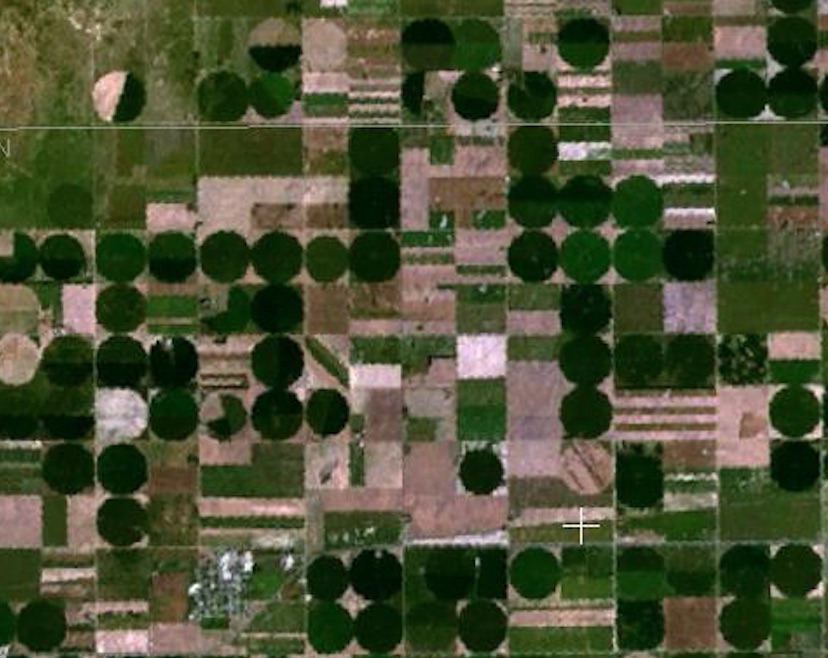
#> input picture Convolutional_Filters_Edge_Detection/round_farms.jpg, 828 x 658 px
$ jupyter execute --allow-errors 3_Hough.ipynb
#> lines starting #> are read from the running program, lines starting #| are printed output that depends on the picture; after the words box and inside, x2 and y2 are one past the last pixel; in counts of white or black regions, pixels touching at a corner belong together
# Libraries

[cell 1]
import numpy as np
import cv2
import matplotlib.pyplot as plt
import matplotlib.image as mpimg

# Read image

#> (a cell that did not finish here is left out)

# Canny edge detection

[cell 3]
low_thresh= 200
#> low_thresh = 200
high_thresh= 220
#> (the rest of this cell did not finish here and is left out)

# Hough Transform

[cell 4]
# Hyperparameters
rho = 1
theta = np.pi/180
threshold = 60
min_line_length = 50
max_line_gap = 10

#> (the rest of this cell did not finish here and is left out)

# Hough circles

[cell 5]
#################### reading image #################
rgb = mpimg.imread("round_farms.jpg")
#> rgb is the input picture: shape (658, 828, 3); mean R, G, B 76.2, 81.1, 53.6
gray = cv2.cvtColor(rgb, cv2.COLOR_RGB2GRAY)
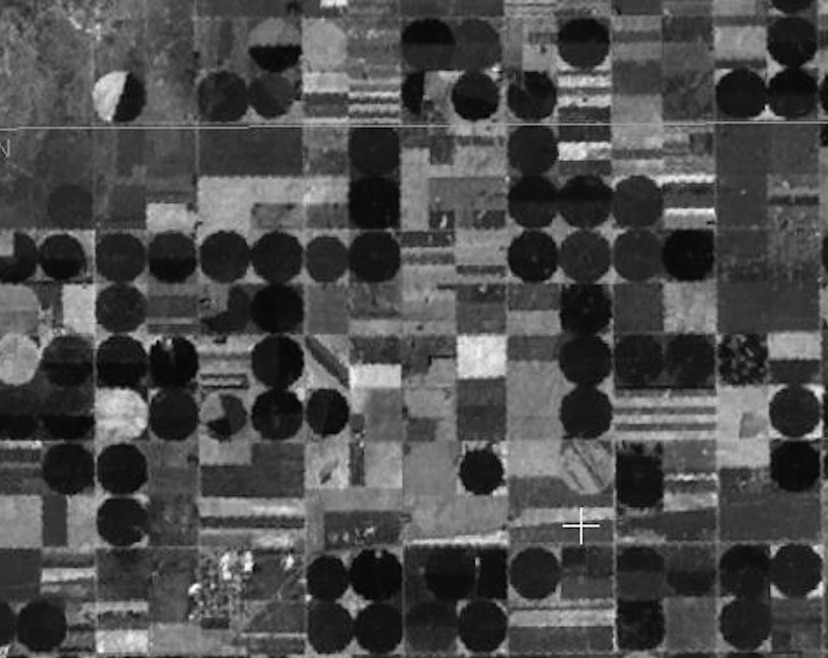
#> gray: shape (658, 828); min 1, max 254, mean 76.5
rgb_c = np.copy(rgb)
###################   low pass filter ###########
blur = cv2.GaussianBlur(gray, (3,3), 0)
# plt.imshow(blur,cmap= "gray")

################## Hough circle ###################
minDist=45
param1=70
param2=18
minRadius=20
maxRadius=40
# * minDist - the minimum distance between circles
# * param1 - the higher value for performing Canny edge detection
# * param2 - threshold for circle detection, a smaller value --> more circles will be detected
# * min/max radius for detected circles
circles = cv2.HoughCircles(blur, cv2.HOUGH_GRADIENT, 1
                        , minDist = minDist
                        , param1= param1
                        , param2= param2
                        , minRadius = minRadius
                        , maxRadius = maxRadius)
#> circles = 89 rows, first 8: [262.5, 572.5, 39.4], [121.5, 468.5, 26.1], [535.5, 573.5, 26], [741.5, 94.5, 26], [579.5, 39.5, 36], [73.5, 37.5, 38.3], [427.5, 44.5, 27.1], [226.5, 414.5, 27]
#get expect type
circles = np.uint16(np.reshape(circles ,(-1,3)))
#> circles = 89 rows, first 8: [262, 572, 39], [121, 468, 26], [535, 573, 26], [741, 94, 26], [579, 39, 36], [73, 37, 38], [427, 44, 27], [226, 414, 27]

for circle in circles:
    cv2.circle(rgb_c, (circle[0], circle[1]),circle[2], (255,0,0), 3)
    cv2.circle(rgb_c, (circle[0], circle[1]) , 2, (255,0,0), 3)
#> this loop made 89 passes
#> circle on passes 1 to 12: [262, 572, 39], [121, 468, 26], [535, 573, 26], [741, 94, 26], [579, 39, 36], [73, 37, 38], [427, 44, 27], [226, 414, 27], [276, 413, 25], [325, 259, 23], [185, 574, 33], [120, 362, 28]
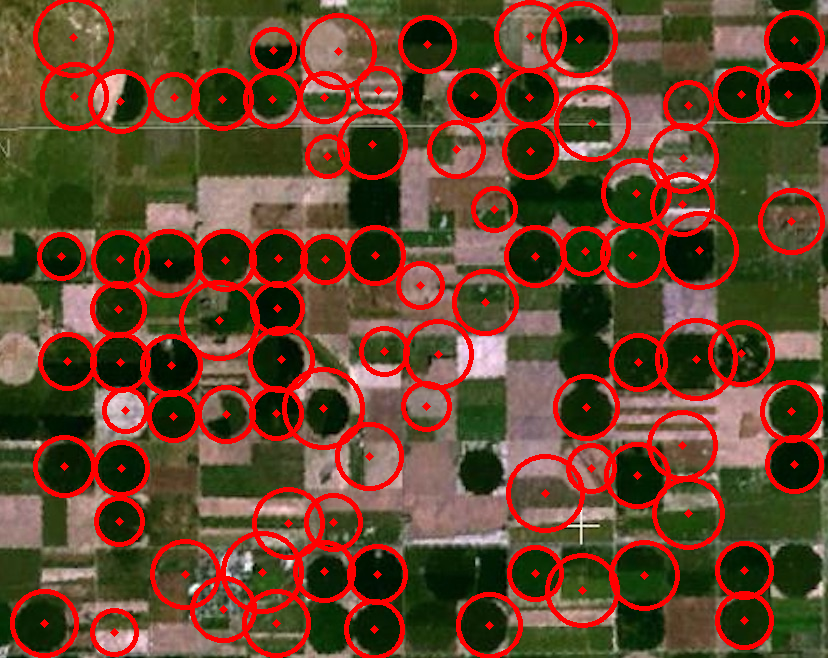
#> rgb_c: shape (658, 828, 3); 14.54% of pixels changed, all inside (x1, y1, x2, y2) = (10, 0, 825, 658)

plt.subplots(1,2, figsize = (15,10))
plt.subplot(1,2,1)
plt.imshow(rgb_c)

plt.subplot(1,2,2)
plt.imshow(rgb)
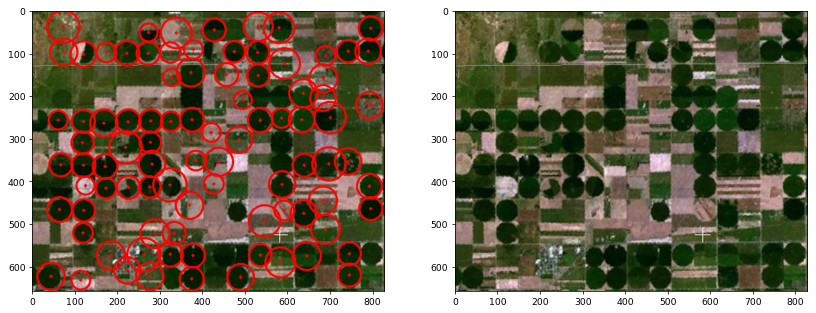
#> figure drawn by matplotlib, 2 panels

[cell 6]
circles.shape
#> Out = (89, 3)

[cell 7]
np.reshape(circles ,(-1,3)).shape
#> Out = (89, 3)

$ run again, with Convolutional_Filters_Edge_Detection/birds.jpg copied over Convolutional_Filters_Edge_Detection/round_farms.jpg
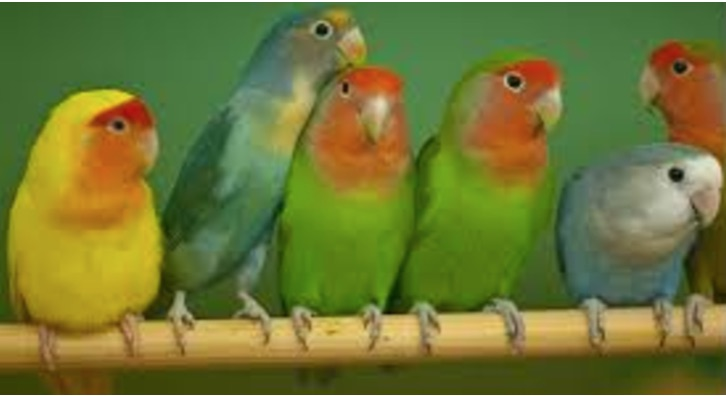
#> input picture Convolutional_Filters_Edge_Detection/birds.jpg, 726 x 396 px
#> low_thresh = 200
#> rgb is the input picture: shape (396, 726, 3); mean R, G, B 111.1, 118.2, 52.2
#> `gray = cv2.cvtColor(rgb, cv2.COLOR_RGB2GRAY)`:
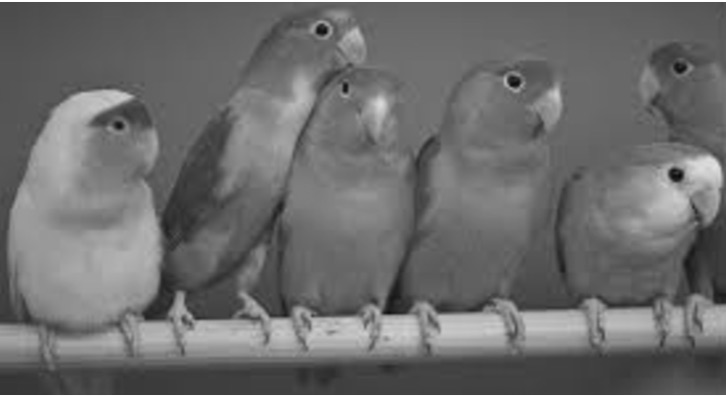
#> gray: shape (396, 726); min 8, max 255, mean 108.6
#> `circles = cv2.HoughCircles(blur, cv2.HOUGH_GRADIENT, 1 , minDist = min..`: circles = [[493.5, 329.5, 31.5], [692.5, 177.5, 29.2], [622.5, 323.5, 31.6], [393.5, 333.5, 27.1], [368.5, 30.5, 37.2], [149.5, 322.5, 28.2], [575.5, 322.5, 23.6]]
#> `circles = np.uint16(np.reshape(circles ,(-1,3)))`: circles = [[493, 329, 31], [692, 177, 29], [622, 323, 31], [393, 333, 27], [368, 30, 37], [149, 322, 28], [575, 322, 23]]
#> the loop `for circle in circles:` made 7 passes
#> `[cell 5] #################### reading image ################# rgb = mp..`:
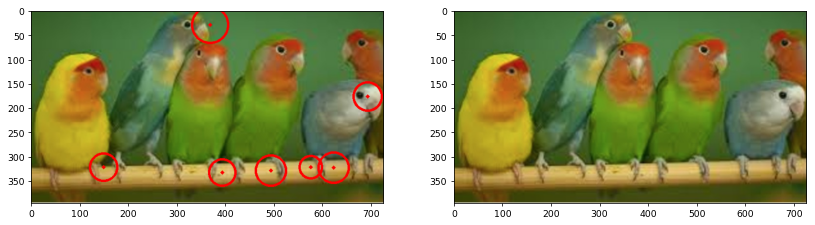
#> figure drawn by matplotlib, 2 panels
